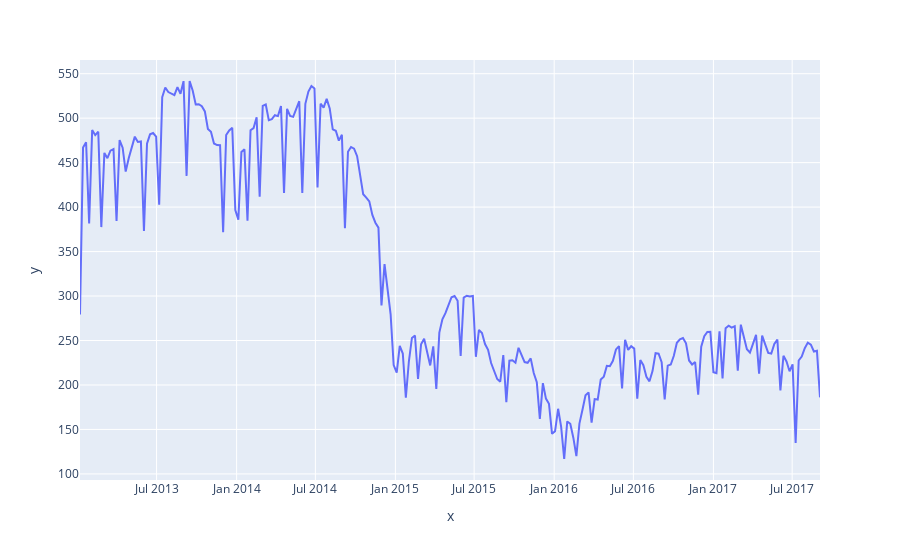
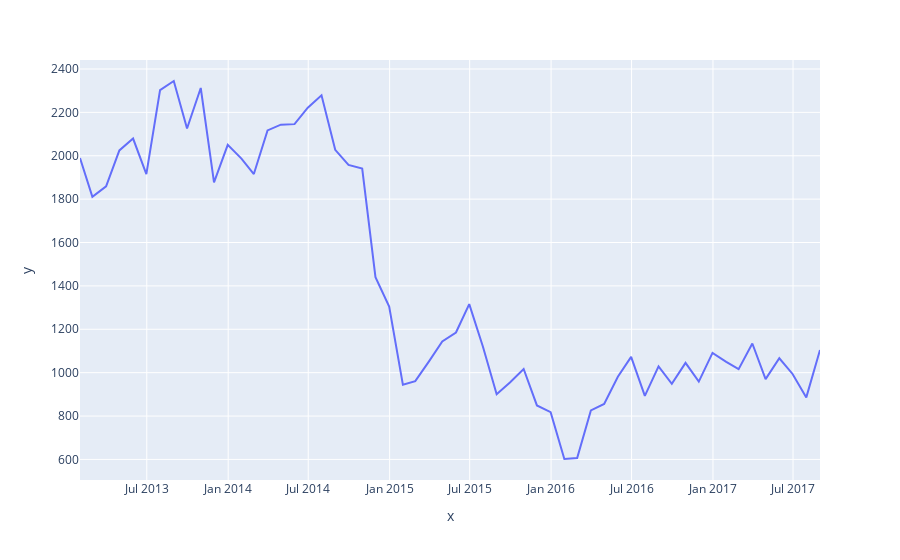

Notebook cell for these charts, in order:
### Markdown cell above
#### Oil

### Code cell
# Graph of trends
patterns = ['W','M','A']

for pattern in patterns:
        #create new DataFrame
    resample_df = pd.DataFrame()

    #create 'sales' column that summarizes total sales by week
    resample_df['sales'] = oil_df['dcoilwtico'].resample(pattern).sum()
    #plot weekly sales data
    
    fig = px.line(x=resample_df.index, y=resample_df.sales) 

    # Creating the Figure instance
 
# showing the plot
    fig.show()

### Figure 1 — Plotly figure (JSON) as saved in the notebook; plotly's stock layout.template omitted (floating-point values rounded to 4 significant figures; data arrays with more than 128 entries replaced by an {"elided": "..."} marker saying what was removed)
{"data": [{"hovertemplate": "x=%{x}<br>y=%{y}<extra></extra>", "legendgroup": "", "line": {"color": "#636efa", "dash": "solid"}, "marker": {"symbol": "circle"}, "mode": "lines", "name": "", "orientation": "v", "showlegend": false, "type": "scatter", "x": {"elided": "244 str values"}, "xaxis": "x", "y": {"elided": "244 float values"}, "yaxis": "y"}], "layout": {"legend": {"tracegroupgap": 0}, "margin": {"t": 60}, "xaxis": {"anchor": "y", "domain": [0, 1], "title": {"text": "x"}}, "yaxis": {"anchor": "x", "domain": [0, 1], "title": {"text": "y"}}}}

### Figure 2 — Plotly figure (JSON) as saved in the notebook; plotly's stock layout.template omitted (floating-point values rounded to 4 significant figures)
{"data": [{"hovertemplate": "x=%{x}<br>y=%{y}<extra></extra>", "legendgroup": "", "line": {"color": "#636efa", "dash": "solid"}, "marker": {"symbol": "circle"}, "mode": "lines", "name": "", "orientation": "v", "showlegend": false, "type": "scatter", "x": ["2013-01-31T00:00:00", "2013-02-28T00:00:00", "2013-03-31T00:00:00", "2013-04-30T00:00:00", "2013-05-31T00:00:00", "2013-06-30T00:00:00", "2013-07-31T00:00:00", "2013-08-31T00:00:00", "2013-09-30T00:00:00", "2013-10-31T00:00:00", "2013-11-30T00:00:00", "2013-12-31T00:00:00", "2014-01-31T00:00:00", "2014-02-28T00:00:00", "2014-03-31T00:00:00", "2014-04-30T00:00:00", "2014-05-31T00:00:00", "2014-06-30T00:00:00", "2014-07-31T00:00:00", "2014-08-31T00:00:00", "2014-09-30T00:00:00", "2014-10-31T00:00:00", "2014-11-30T00:00:00", "2014-12-31T00:00:00", "2015-01-31T00:00:00", "2015-02-28T00:00:00", "2015-03-31T00:00:00", "2015-04-30T00:00:00", "2015-05-31T00:00:00", "2015-06-30T00:00:00", "2015-07-31T00:00:00", "2015-08-31T00:00:00", "2015-09-30T00:00:00", "2015-10-31T00:00:00", "2015-11-30T00:00:00", "2015-12-31T00:00:00", "2016-01-31T00:00:00", "2016-02-29T00:00:00", "2016-03-31T00:00:00", "2016-04-30T00:00:00", "2016-05-31T00:00:00", "2016-06-30T00:00:00", "2016-07-31T00:00:00", "2016-08-31T00:00:00", "2016-09-30T00:00:00", "2016-10-31T00:00:00", "2016-11-30T00:00:00", "2016-12-31T00:00:00", "2017-01-31T00:00:00", "2017-02-28T00:00:00", "2017-03-31T00:00:00", "2017-04-30T00:00:00", "2017-05-31T00:00:00", "2017-06-30T00:00:00", "2017-07-31T00:00:00", "2017-08-31T00:00:00"], "xaxis": "x", "y": [1990.0, 1811.0, 1859.0, 2024.0, 2079.0, 1915.0, 2303.0, 2345.0, 2126.0, 2312.0, 1877.0, 2050.0, 1987.0, 1916.0, 2117.0, 2143.0, 2146.0, 2222.0, 2279.0, 2027.0, 1957.0, 1941.0, 1440, 1304.0, 944.4, 961.1, 1052.0, 1144.0, 1185.0, 1316.0, 1120.0, 900.2, 955.1, 1017.0, 848.9, 818.2, 602.0, 606.5, 826.0, 855.9, 981.0, 1073.0, 893.0, 1029.0, 948.8, 1045.0, 958.9, 1091.0, 1050.0, 1016.0, 1135.0, 970.2, 1066.0, 993.9, 886.0, 1105.0], "yaxis": "y"}], "layout": {"legend": {"tracegroupgap": 0}, "margin": {"t": 60}, "xaxis": {"anchor": "y", "domain": [0, 1], "title": {"text": "x"}}, "yaxis": {"anchor": "x", "domain": [0, 1], "title": {"text": "y"}}}}
